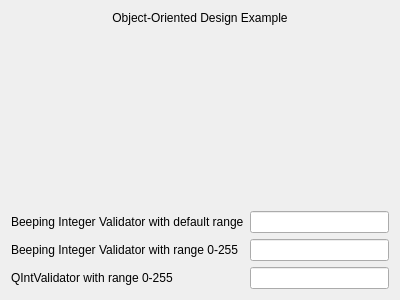
<?xml version="1.0" encoding="UTF-8"?>
<ui version="4.0">
 <class>Dialog</class>
 <widget class="QDialog" name="Dialog">
  <property name="geometry">
   <rect>
    <x>0</x>
    <y>0</y>
    <width>400</width>
    <height>300</height>
   </rect>
  </property>
  <property name="windowTitle">
   <string>Dialog</string>
  </property>
  <layout class="QVBoxLayout" name="verticalLayout">
   <item>
    <widget class="QLabel" name="label">
     <property name="text">
      <string>Object-Oriented Design Example</string>
     </property>
     <property name="alignment">
      <set>Qt::AlignCenter</set>
     </property>
    </widget>
   </item>
   <item>
    <spacer name="verticalSpacer">
     <property name="orientation">
      <enum>Qt::Vertical</enum>
     </property>
     <property name="sizeHint" stdset="0">
      <size>
       <width>20</width>
       <height>173</height>
      </size>
     </property>
    </spacer>
   </item>
   <item>
    <layout class="QFormLayout" name="formLayout">
     <item row="0" column="0">
      <widget class="QLabel" name="label_2">
       <property name="text">
        <string>Beeping Integer Validator with default range</string>
       </property>
      </widget>
     </item>
     <item row="0" column="1">
      <widget class="QLineEdit" name="beepDefault"/>
     </item>
     <item row="1" column="0">
      <widget class="QLabel" name="label_5">
       <property name="text">
        <string>Beeping Integer Validator with range 0-255</string>
       </property>
      </widget>
     </item>
     <item row="1" column="1">
      <widget class="QLineEdit" name="beepRange"/>
     </item>
     <item row="2" column="0">
      <widget class="QLabel" name="label_4">
       <property name="text">
        <string>QIntValidator with range 0-255 </string>
       </property>
      </widget>
     </item>
     <item row="2" column="1">
      <widget class="QLineEdit" name="intRange"/>
     </item>
    </layout>
   </item>
  </layout>
 </widget>
 <layoutdefault spacing="6" margin="11"/>
 <resources/>
 <connections/>
</ui>
